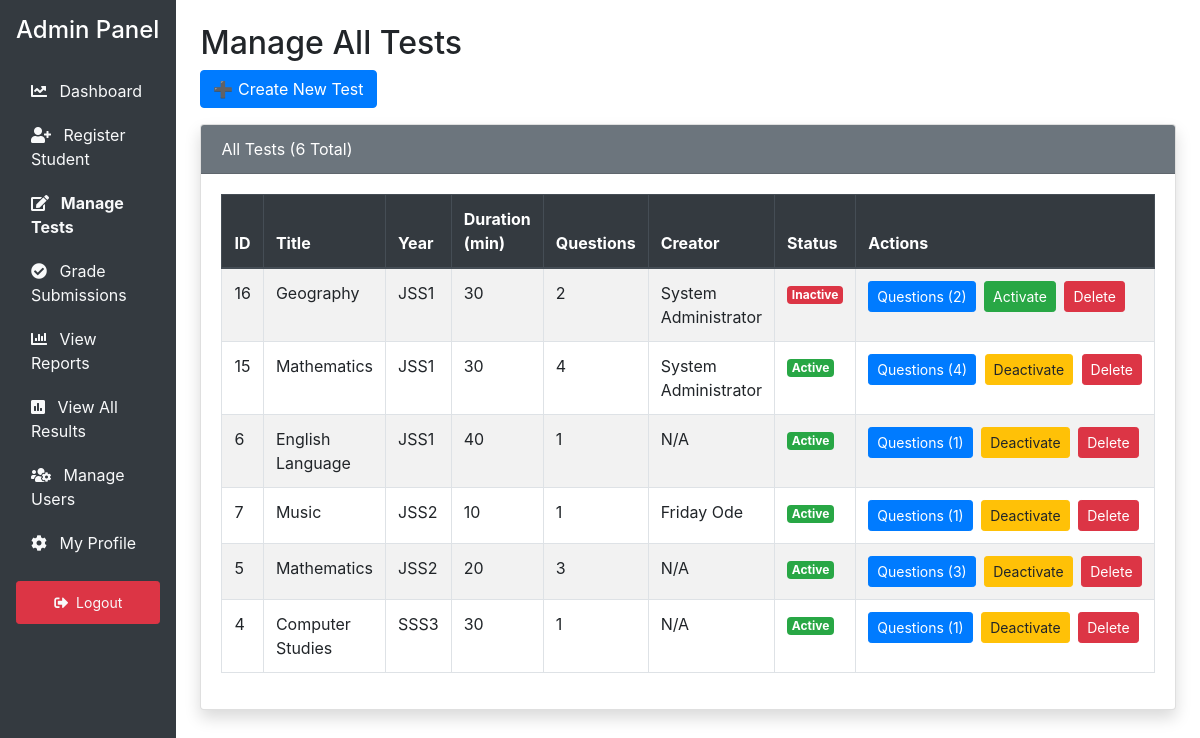
/cbt1/manage_tests.php (signed in), run on the app's committed database.
### tables this page shows
CREATE TABLE `tests` (
  `test_id` int(11) NOT NULL,
  `created_by` int(11) DEFAULT NULL,
  `title` varchar(255) NOT NULL,
  `class_year` varchar(10) DEFAULT NULL COMMENT 'The target class year (e.g., SSS1), or NULL for all classes.',
  `duration_minutes` int(5) NOT NULL,
  `creation_date` timestamp NOT NULL DEFAULT current_timestamp(),
  `is_active` tinyint(1) DEFAULT 1,
  `total_questions` int(11) NOT NULL DEFAULT 0,
  `max_attempts` int(11) NOT NULL DEFAULT 1 COMMENT 'Maximum number of times a student can take the test',
  `last_modified` datetime DEFAULT current_timestamp() ON UPDATE current_timestamp()
);

CREATE TABLE `users` (
  `user_id` int(11) NOT NULL,
  `username` varchar(100) NOT NULL,
  `password` varchar(255) NOT NULL,
  `user_type` enum('student','teacher','admin') NOT NULL DEFAULT 'student',
  `full_name` varchar(150) DEFAULT NULL,
  `class_year` varchar(10) DEFAULT NULL,
  `reg_date` timestamp NOT NULL DEFAULT current_timestamp(),
  `email` varchar(200) NOT NULL
);

### cbt1/config.php (called while the page is built, shortened)
<?php
function is_logged_in() {
    return isset($_SESSION["loggedin"]) && $_SESSION["loggedin"] === true && isset($_SESSION["user_id"]);
}
function is_admin() {
    return is_logged_in() && isset($_SESSION["user_type"]) && $_SESSION["user_type"] === 'admin';
}

### cbt1/manage_tests.php (the view, shortened to what this page needs)
<?php
require_once 'config.php';
$is_admin = is_admin();
$records_per_page = 20;
$current_page = filter_input(INPUT_GET, 'page', FILTER_VALIDATE_INT) ?: 1;
$offset = ($current_page - 1) * $records_per_page;
$total_records = 0;
try {
    $count_sql = "SELECT COUNT(test_id) FROM tests";
    $where_clause = (!$is_admin) ? " WHERE created_by = :user_id" : "";
    $count_sql .= $where_clause;
    $stmt_count = $pdo->prepare($count_sql);
    $stmt_count->execute();
    $total_records = $stmt_count->fetchColumn();
} catch (PDOException $e) {
    error_log("Test Pagination Count Error: " . $e->getMessage());
    $error_message = "A database error occurred while calculating total tests.";
}
$tests = [];
try {
    $sql = "
        SELECT
            t.test_id, t.title, t.duration_minutes, t.class_year, t.is_active,
            u.full_name AS creator_name,
            COUNT(q.question_id) AS total_questions
        FROM tests t
        LEFT JOIN questions q ON t.test_id = q.test_id
        LEFT JOIN users u ON t.created_by = u.user_id
    ";
    $sql .= "
        GROUP BY
            t.test_id, t.title, t.duration_minutes, t.class_year, t.is_active, u.full_name
        ORDER BY t.class_year, t.test_id DESC
        LIMIT :limit OFFSET :offset
    ";
    $stmt = $pdo->prepare($sql);
    $stmt->bindParam(':limit', $records_per_page, PDO::PARAM_INT);
    $stmt->bindParam(':offset', $offset, PDO::PARAM_INT);
    $stmt->execute();
    $tests = $stmt->fetchAll(PDO::FETCH_ASSOC);
} catch (PDOException $e) {
    error_log("Test Load Error: " . $e->getMessage());
    $error_message = "Could not load test list due to a database error.";
}
?>
<!DOCTYPE html>
<html lang="en">
<head>
    <link rel="stylesheet" href="https://stackpath.bootstrapcdn.com/bootstrap/4.5.2/css/bootstrap.min.css">
    <link rel="stylesheet" href="https://cdnjs.cloudflare.com/ajax/libs/font-awesome/5.15.4/css/all.min.css">
</head>
<body>
<div class="d-flex">
    <div class="sidebar text-white p-3">
        <h4 class="mb-4"><?php echo $is_admin ? 'Admin Panel' : 'Teacher Panel'; ?></h4>
        <?php if ($is_admin): ?>
            <a href="admin_dashboard.php"><i class="fas fa-chart-line mr-2"></i> Dashboard</a>
            <a href="register.php"><i class="fas fa-user-plus mr-2"></i> Register Student</a>
            <a href="manage_tests.php" class="font-weight-bold"><i class="fas fa-edit mr-2"></i> Manage Tests</a>
            <a href="grade_submissions.php"><i class="fas fa-check-circle mr-2"></i> Grade Submissions</a>
            <a href="view_reports.php"><i class="fas fa-chart-bar mr-2"></i> View Reports</a>
            <a href="view_results.php"><i class="fas fa-poll mr-2"></i> View All Results</a>
            <a href="manage_users.php"><i class="fas fa-users-cog mr-2"></i> Manage Users</a>
            <a href="admin_profile.php"><i class="fas fa-cog mr-2"></i> My Profile</a>
        <?php endif; ?>
        <a href="logout.php" class="btn btn-danger btn-sm mt-3"><i class="fas fa-sign-out-alt mr-1"></i> Logout</a>
    </div>
    <div class="container-fluid p-4">
        <h2>Manage All Tests</h2>
        <p><a href="create_test.php" class="btn btn-primary">➕ Create New Test</a></p>
        <div class="card shadow mb-4">
            <div class="card-header bg-secondary text-white">
                All Tests (<?php echo $total_records; ?> Total) </div>
            <div class="card-body">
                <?php if (empty($tests)): ?>
                    <div class="alert alert-info">No tests have been created yet.</div>
                <?php else: ?>
                    <div class="table-responsive">
                    <table class="table table-striped table-hover table-bordered">
                        <thead class="thead-dark">
                            <tr>
                                <th>ID</th>
                                <th>Title</th>
                                <th>Year</th>
                                <th>Duration (min)</th>
                                <th>Questions</th>
                                <?php if ($is_admin): ?><th>Creator</th><?php endif; ?>
                                <th>Status</th>
                                <th>Actions</th>
                            </tr>
                        </thead>
                        <tbody>
                            <?php foreach ($tests as $test): ?>
                            <tr>
                                <td><?php echo htmlspecialchars($test['test_id']); ?></td>
                                <td><?php echo htmlspecialchars($test['title']); ?></td>
                                <td><?php echo htmlspecialchars($test['class_year']); ?></td>
                                <td><?php echo htmlspecialchars($test['duration_minutes']); ?></td>
                                <td><?php echo htmlspecialchars($test['total_questions']); ?></td>
                                <?php if ($is_admin): ?><td><?php echo htmlspecialchars($test['creator_name'] ?? 'N/A'); ?></td><?php endif; ?>
                                <td>
                                    <?php if ($test['is_active']): ?>
                                        <span class="badge badge-success">Active</span>
                                    <?php else: ?>
                                        <span class="badge badge-danger">Inactive</span>
                                    <?php endif; ?>
                                </td>
                                <td class="text-nowrap">
                                    <a href="add_questions.php?test_id=<?php echo htmlspecialchars($test['test_id']); ?>" class="btn btn-sm btn-primary mr-1">Questions (<?php echo htmlspecialchars($test['total_questions']); ?>)</a>
                                    <button type="button"
                                        data-id="<?php echo htmlspecialchars($test['test_id']); ?>"
                                        data-status="<?php echo htmlspecialchars($test['is_active']); ?>"
                                        class="btn btn-sm toggle-status-btn <?php echo $test['is_active'] ? 'btn-warning' : 'btn-success'; ?> mr-1">
                                        <?php echo $test['is_active'] ? 'Deactivate' : 'Activate'; ?>
                                    </button>
                                    <form method="POST" style="display:inline;" onsubmit="return confirm('WARNING! Deleting the test \'<?php echo htmlspecialchars($test['title']); ?>\' is permanent and will remove all student results and questions for it. Proceed?');">
                                        <button type="submit" name="delete_test" class="btn btn-sm btn-danger">Delete</button>
                                    </form>
                                </td>
                            </tr>
                            <?php endforeach; ?>
                        </tbody>
                    </table>
                    </div>
                <?php endif; ?>
            </div>
        </div>
    </div>
</div>
</body>
</html>

### cbt1/manage_tests.php (style rules this page uses)
.sidebar { min-height: 100vh; background-color: #343a40; }
.sidebar a { color: #f8f9fa; padding: 10px 15px; display: block; }

### data on the page
tests: test_id "16", title "Geography", class_year "JSS1", duration_minutes "30", total_questions "2", created_by.full_name "System Administrator", is_active "Inactive"
tests: test_id "15", title "Mathematics", class_year "JSS1", duration_minutes "30", total_questions "4", created_by.full_name "System Administrator", is_active "Active"
tests: test_id "6", title "English Language", class_year "JSS1", duration_minutes "40", total_questions "1", creator_name "N/A", is_active "Active"
tests: test_id "7", title "Music", class_year "JSS2", duration_minutes "10", total_questions "1", created_by.full_name "Friday Ode", is_active "Active"
tests: test_id "5", title "Mathematics", class_year "JSS2", duration_minutes "20", total_questions "3", creator_name "N/A", is_active "Active"
tests: test_id "4", title "Computer Studies", class_year "SSS3", duration_minutes "30", total_questions "1", creator_name "N/A", is_active "Active"

### other printed values
$total_records "6"
